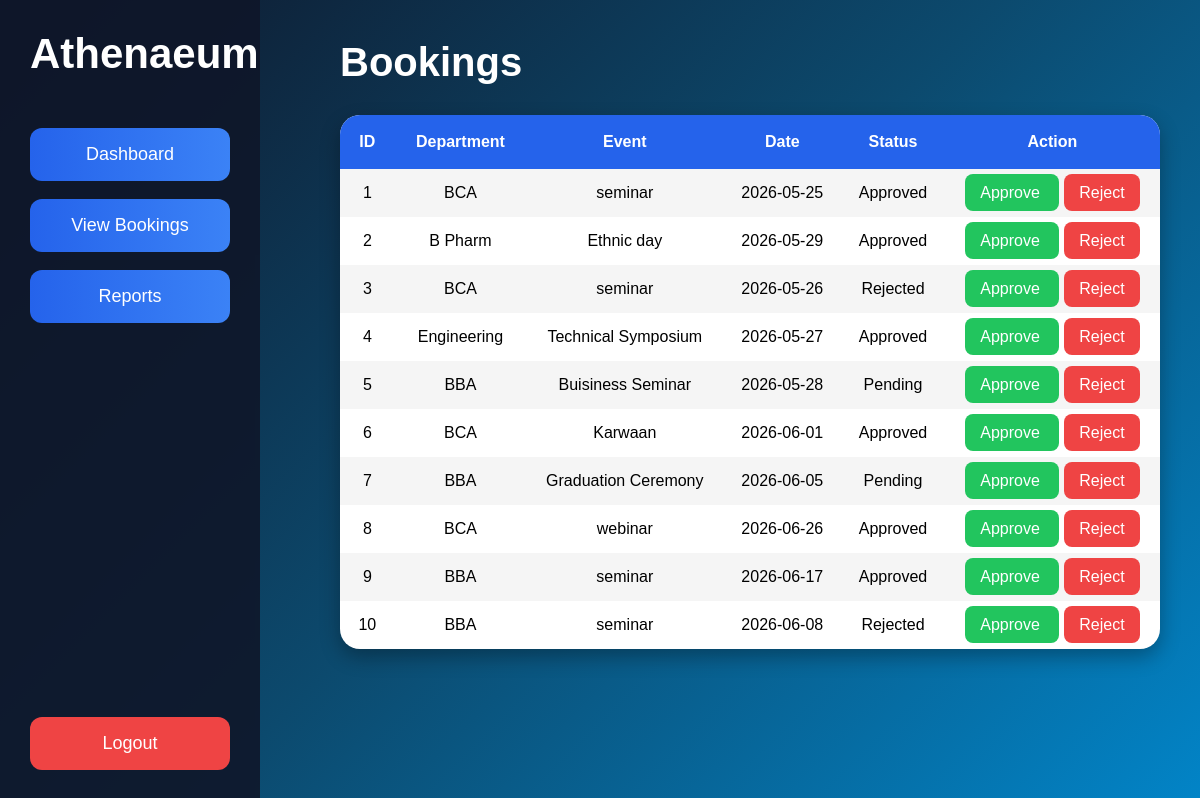
The app's page /view_bookings with its own data.
### tables this page shows
CREATE TABLE bookings(

id INTEGER PRIMARY KEY AUTOINCREMENT,

department TEXT,

event TEXT,

date TEXT,

start_time TEXT,

end_time TEXT,

participants TEXT,

status TEXT DEFAULT 'Pending'

);

### app.py (the view)
@app.route("/view_bookings")
def view_bookings():
    cursor.execute(
        "SELECT * FROM bookings"
    )
    data=cursor.fetchall()
    return render_template(
        "view_bookings.html",
        bookings=data
    )

### templates/view_bookings.html (shortened to what this page needs)
<!DOCTYPE html>
<html>
<head>
</head>
<body>
{% include "admin_sidebar.html" %}
<div class="page-content">
<h1>Bookings</h1>
<table>
<tr>
<th>ID</th>
<th>Department</th>
<th>Event</th>
<th>Date</th>
<th>Status</th>
<th>Action</th>
</tr>
{% for row in bookings %}
<tr>
<td>{{row[0]}}</td>
<td>{{row[1]}}</td>
<td>{{row[2]}}</td>
<td>{{row[3]}}</td>
<td>{{row[7]}}</td>
<td>
<a href="/approve/{{row[0]}}" class="approve">
Approve
</a>
<a href="/reject/{{row[0]}}" class="reject">
Reject
</a>
</td>
</tr>
{% endfor %}
</table>
</div>
</body>
</html>

### templates/admin_sidebar.html (shortened to what this page needs)
<div class="sidebar">
    <h1 class="logo">Athenaeum</h1>
    <a href="/admin_dashboard" class="menu-btn">
        Dashboard
    </a>
    <a href="/view_bookings" class="menu-btn">
        View Bookings
    </a>
    <a href="/reports" class="menu-btn">
        Reports
    </a>
    <a href="/" class="logout-btn">
        Logout
    </a>
</div>

### templates/view_bookings.html (style rules this page uses)
* { margin:0; padding:0; box-sizing:border-box; font-family:Arial; }
body { background:linear-gradient( 135deg, #0f172a, #0c4a6e, #0284c7 ); color:white; }
.page-content { margin-left:300px; padding:40px; }
table { width:100%; border-collapse:collapse; background:white; color:black; border-radius:20px; overflow:hidden; box-shadow:0 8px 20px rgba(0,0,0,.3); margin-top:30px; }
th { background:#2563eb; color:white; padding:18px; }
td { padding:15px; text-align:center; }
tr:nth-child(even) { background:#f5f5f5; }
.approve { background:#22c55e; color:white; padding:10px 15px; border-radius:8px; text-decoration:none; }
.reject { background:#ef4444; color:white; padding:10px 15px; border-radius:8px; text-decoration:none; margin-left:5px; }
h1 { font-size:40px; margin-bottom:20px; }

### templates/admin_sidebar.html (style rules this page uses)
body { margin:0; font-family:Arial,sans-serif; background:linear-gradient( 135deg, #0f172a, #0c4a6e, #0284c7 ); overflow-x:hidden; }
.sidebar { position:fixed; left:0; top:0; width:260px; height:100vh; background:rgba(15,23,42,.9); padding:30px; box-sizing:border-box; display:flex; flex-direction:column; z-index:1000; }
.logo { color:white; font-size:42px; margin-bottom:50px; }
.menu-btn { background:linear-gradient( 90deg, #2563eb, #3b82f6 ); padding:16px; margin-bottom:18px; text-align:center; border-radius:12px; text-decoration:none; color:white; font-size:18px; transition:.3s; }
.logout-btn { margin-top:auto; background:#ef4444; padding:16px; border-radius:12px; text-decoration:none; color:white; font-size:18px; text-align:center; }
.page-content { margin-left:300px; padding:40px; min-height:100vh; }

### records on screen
bookings: id "1", department "BCA", event "seminar", date "2026-05-25", status "Approved"
bookings: id "2", department "B Pharm", event "Ethnic day", date "2026-05-29", status "Approved"
bookings: id "3", department "BCA", event "seminar", date "2026-05-26", status "Rejected"
bookings: id "4", department "Engineering", event "Technical Symposium", date "2026-05-27", status "Approved"
bookings: id "5", department "BBA", event "Buisiness Seminar", date "2026-05-28", status "Pending"
bookings: id "6", department "BCA", event "Karwaan", date "2026-06-01", status "Approved"
bookings: id "7", department "BBA", event "Graduation Ceremony", date "2026-06-05", status "Pending"
bookings: id "8", department "BCA", event "webinar", date "2026-06-26", status "Approved"
bookings: id "9", department "BBA", event "seminar", date "2026-06-17", status "Approved"
bookings: id "10", department "BBA", event "seminar", date "2026-06-08", status "Rejected"
